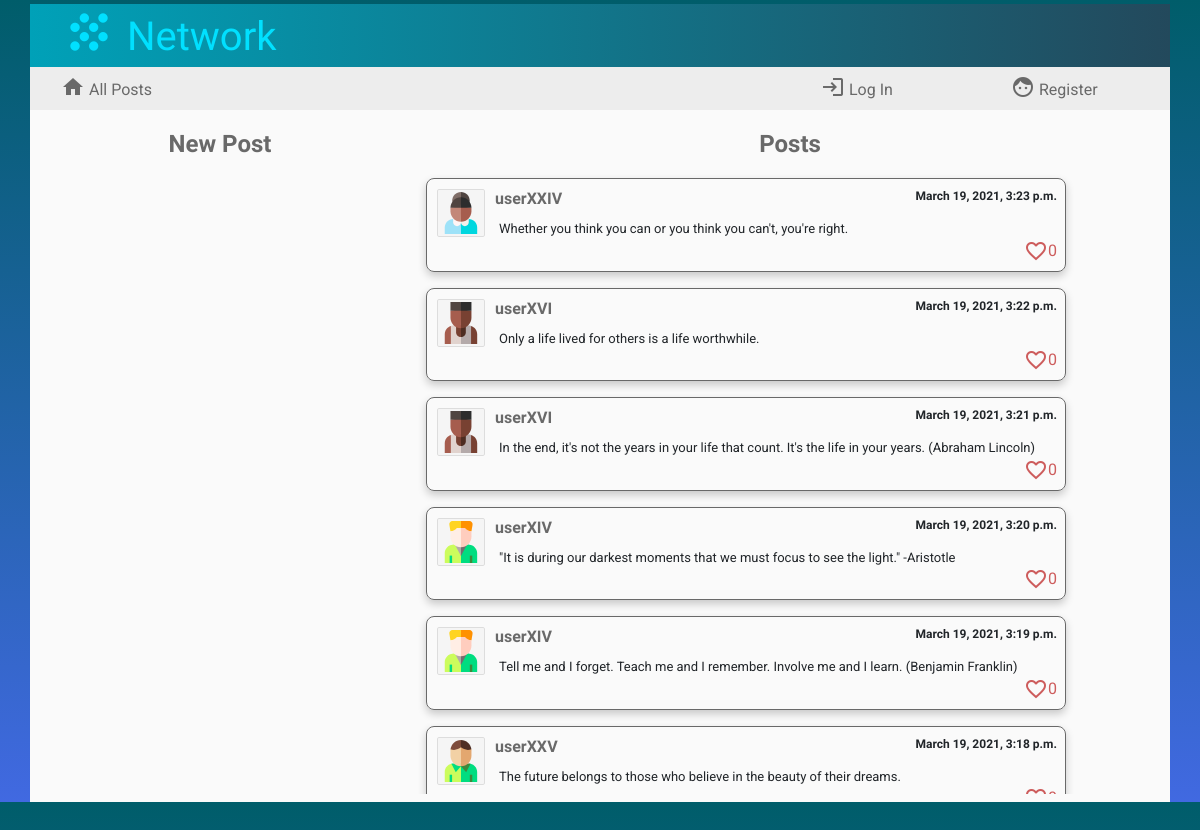
The page / on the database its author committed.
### network/models.py (models this page shows, shortened)
class Posts(models.Model): # publicación
    usuario = models.ForeignKey(User, on_delete=models.CASCADE, blank=False)
    avatar = models.CharField(max_length=12, blank=False)
    contents = models.TextField(max_length=640, blank=False)
    post_date = models.DateTimeField(blank=False, auto_now_add=True)
    cantidad_megusta = models.IntegerField(default=0)
    megusta = models.ManyToManyField(User, blank=True, related_name="likesto")

class User(AbstractUser):
    pass

### network/views.py (the view)
# urls.py: path("", views.index, name="index"),
def index(request):
    lista_posts = Posts.objects.all().order_by('-post_date')
    paginator = Paginator(lista_posts, 10)
    page_number = request.GET.get('page')
    page_obj = paginator.get_page(page_number)
    if request.user.is_authenticated:
        perfil = Profile.objects.get(usuario=request.user)
        return render(request, "network/index.html",{"perfil": perfil,'page_obj': page_obj})
    else:
        return render(request, "network/index.html",{'page_obj': page_obj})

### network/templates/network/index.html (shortened to what this page needs)
{% extends "network/layout.html" %}
{% load static %}
{% block body %}
<div class="container cuerpo">
    <div class="row">
        <div class="col-4">
           <div class="titleNewPost">New Post</div>
        </div>
        <div class="col-8">
            <div class="titleNewPost">Posts</div>
        </div>
    </div>
    <div class="row" id="principal">
        <div class="col-4">
            {% if user.is_authenticated %}
            <div id="formulario">
            <form id="compose-form">
                <textarea id="compose-post"></textarea>
                <input type="submit" class="btn btn-primary botonenviar" value="Send"/>
            </form>
            <div id="successfully">posted successfully
                <span class="material-icons">
                    sentiment_satisfied_alt
                    </span>
            </div>
            </div>
            {% else %}
            <div id="formulario">
            </div>
            {% endif %}
        </div>
        <div class="col-8" id="posts">
            {% for post in page_obj %}
            <div class="post">
                <div class="postdetails"> <a href="{% url 'profile' post.usuario %}"> <img src="/static/network/avatars/{{post.avatar}}" class="postavatar"> <text class="postname">{{post.usuario}}</text> </a> <text class="postdate">{{post.post_date}}</text></div>
                <div class="postcontents">{{post.contents}}</div>
                {% if user.is_authenticated %}
                <div class="postlikes">
                <i class="material-icons iconlikes identity" data-identity='{{post.id}}' style="cursor: pointer" id='icon{{post.id}}'>
                    {% if user in post.megusta.all %}
                        favorite
                    {% else %}
                        favorite_border
                    {% endif %}
                </i>
                <text class="numberlikes" id='text{{post.id}}'>&nbsp;{{post.cantidad_megusta}}</text></div>
                {% else %}
                <div class="postlikes"><i class="material-icons iconlikes">favorite_border</i><text class="numberlikes">{{post.cantidad_megusta}}</text></div>
                {% endif %}
            </div>
            {% endfor %}
        </div>
    </div>
</div>
{% endblock %}

### network/static/network/styles.css (style rules this page uses)
body { background: linear-gradient(to top, RoyalBlue, #005D6A); overflow-y: hidden; padding-top: 4px; }
a { font-family: 'Roboto', sans-serif; color: dimgrey; }
.cuerpo { background: #fafafa; padding-bottom: 8px; }
.titleNewPost { font-family: 'Jura', sans-serif; font-size: 24px; font-weight:700; color: dimgrey; text-align: center; vertical-align: text-bottom; padding-top: 16px; }
#formulario, #posts { padding-top: 16px; padding-left: 16px; }
#posts { overflow-y:scroll; }
.post { height: auto; min-width: 640px; max-width: 640px; border: 1px solid dimgrey; border-radius: 8px; padding: 8px; margin: 0 auto 16px; font-family: 'Roboto', sans-serif; font-size:small; box-shadow: 0px 4px 8px rgba(0, 0, 0, 0.2); display:inline-block; }
.postavatar { border: 1px solid #ddd; padding: 2px; margin: 2px; border-radius: 4%; max-width: 48px; height: auto; background-color: whitesmoke; float:left; }
.postname { font-family: 'Jura', sans-serif; font-size: 16px; font-weight: bolder; padding-left: 8px; }
.postdate { float:right; }
.postdetails { font-family: 'Jura', sans-serif; font-size: 12px; font-weight:700; }
.postcontents { display: -ms-inline-flexbox; margin-left: 64px; margin-top: 8px; }
.postlikes { display:inline-flex; float:right; vertical-align:text-bottom; }
.iconlikes { color: indianred; }
.numberlikes { color: indianred; font-family: 'Roboto', sans-serif; font-size:medium; }

### rows shown on the page
Posts: avatar (picture), usuario "userXXIV", post_date "March 19, 2021, 3:23 p.m.", contents "Whether you think you can or you think you can't, you're right.", cantidad_megusta "0"
Posts: avatar (picture), usuario "userXVI", post_date "March 19, 2021, 3:22 p.m.", contents "Only a life lived for others is a life worthwhile.", cantidad_megusta "0"
Posts: avatar (picture), usuario "userXVI", post_date "March 19, 2021, 3:21 p.m.", contents "In the end, it's not the years in your life that count. It's the life in your years. (Abraham Lincoln)", cantidad_megusta "0"
Posts: avatar (picture), usuario "userXIV", post_date "March 19, 2021, 3:20 p.m.", contents "\"It is during our darkest moments that we must focus to see the light.\" -Aristotle", cantidad_megusta "0"
Posts: avatar (picture), usuario "userXIV", post_date "March 19, 2021, 3:19 p.m.", contents "Tell me and I forget. Teach me and I remember. Involve me and I learn. (Benjamin Franklin)", cantidad_megusta "0"
Posts: avatar (picture), usuario "userXXV", post_date "March 19, 2021, 3:18 p.m.", contents "The future belongs to those who believe in the beauty of their dreams."
